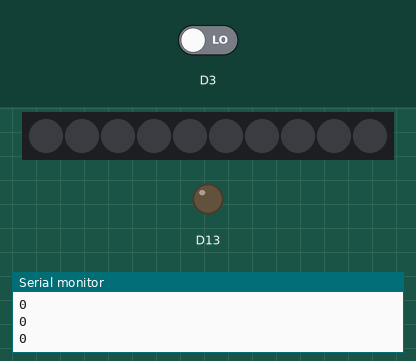
A sketch run on a simulated Adafruit Circuit Playground Express. Shown: 10 RGB LEDs in strip order, left to right, output pins drawn as LEDs (lit = HIGH), the last lines printed to the serial monitor. The inputs (shaded band) are chosen by the test bench; at power-on: D3 LOW. Dim RGB values are drawn brighter than linear.

Above: at 1.2 s.
1.3 s: D3 driven HIGH
At 1.8 s:
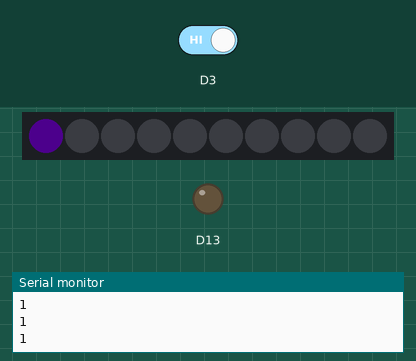
2.8 s: D3 driven LOW
At 3.1 s:
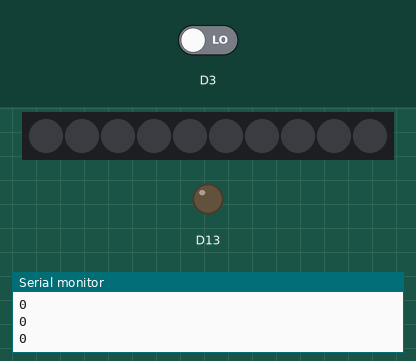
Timing chart, 0 to 5.8 s (numbered marks = the images above; inputs shaded):
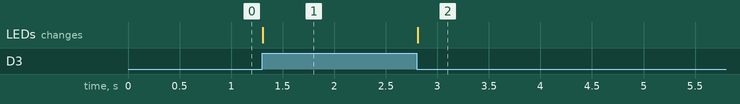

The sketch:

Digital_Infrared_Motion_Sensor.ino
```cpp
#include <Adafruit_CircuitPlayground.h>
#include <Wire.h>
#include <SPI.h>

void setup() {
  Serial.begin(115200);
  Serial.println("Circuit Playground test!");

  CircuitPlayground.begin();

  pinMode(3, INPUT);
}

void loop() {
    // Digital Infrared Motion Sensor For Arduino.
    int reading = digitalRead(3);

    // Prints out reading to Serial Monitor
    Serial.println(reading);

    // LED Display turns on if the reading is true and turns off it is false
    if(reading == 1) {
      CircuitPlayground.setPixelColor(0, CircuitPlayground.colorWheel(200));
    }
    else
    {
      CircuitPlayground.clearPixels();
    }

    delay(100);
}
```

Measured:
- after the input at 1.3 s, the LEDs: change at once (image 1)
- after the input at 2.8 s, the LEDs: change at once (image 2)
